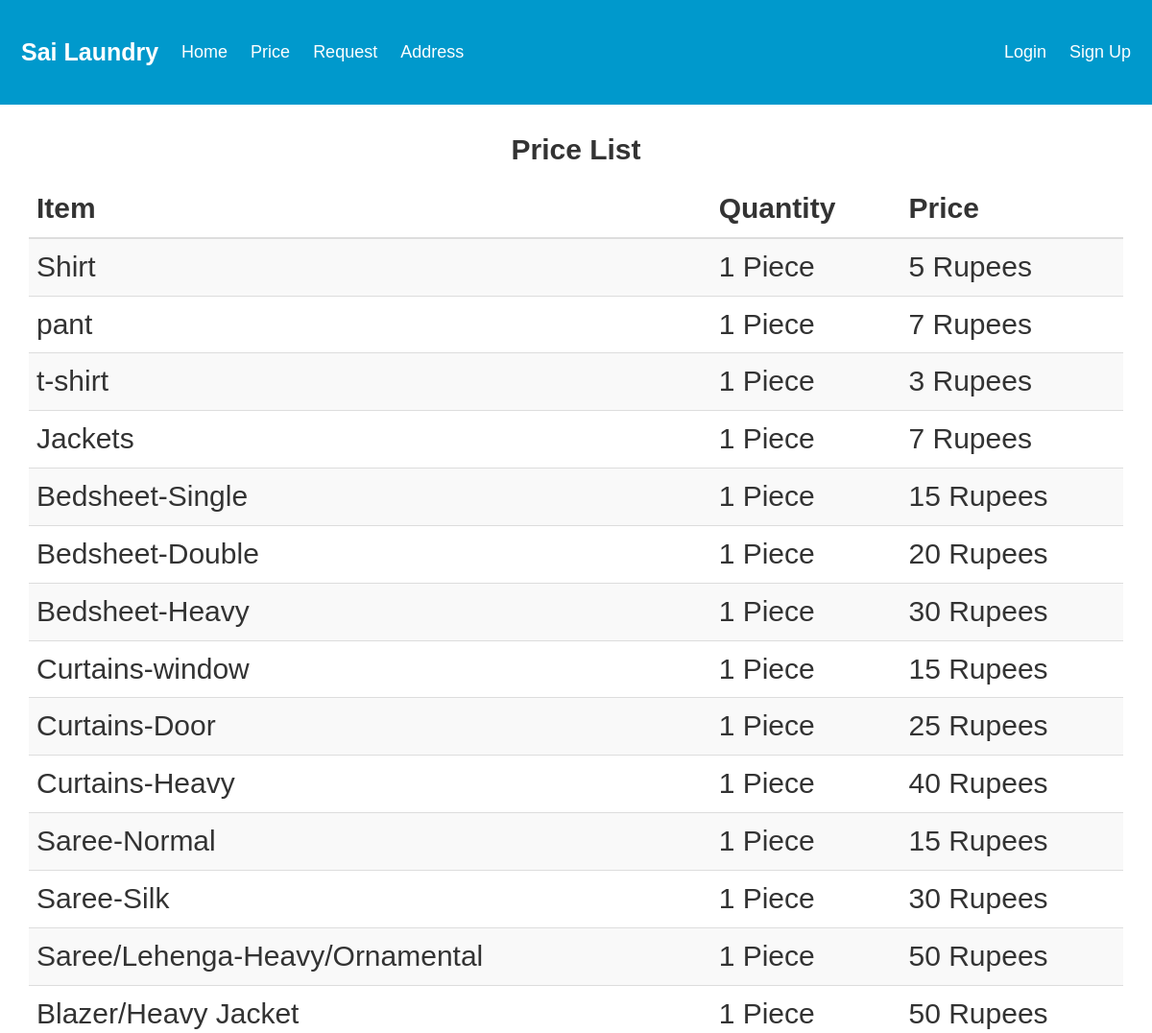
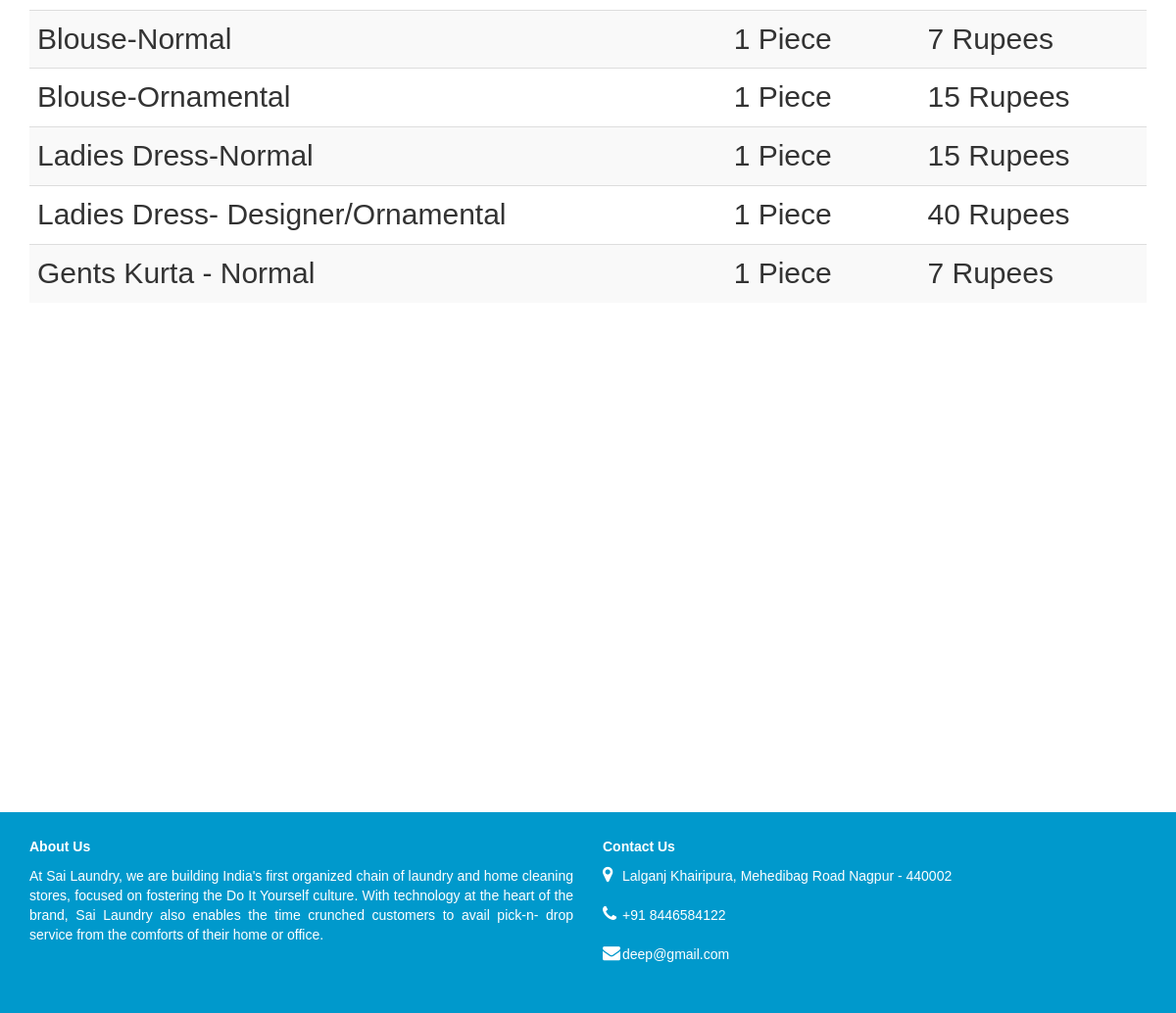
The page /price/ on the database its author committed (2 pictures, top to bottom).
### rateboard/models.py (models this page shows, shortened)
class Rates(models.Model):
	item_name 	= models.CharField(max_length = 50)
	piece 		= models.IntegerField(default = 1)
	rate 		= models.IntegerField(default = 0)

### rateboard/views.py (the view)
# urls.py: path('price/', show_rate_board, name = "price"),
def show_rate_board(request, *args, **kwargs):
	customer_name = 'blank'
	is_login = request.session.get('is_login', False)
	if is_login:
		customer_id = request.session.get('customer_id')
		customer_obj = Customer.objects.get(pk = customer_id)
		customer_name = customer_obj.name
	items_info = Rates.objects.all()
	context = {
		"items_info": items_info,
		"is_login": is_login,
		"customer_name": customer_name,
	}
	return render(request, "price.html", context)

### templates/price.html
{% extends 'base.html' %}
{% block content %}
<div class="container-fluid" style="margin-top:100px;padding:15px 15px 500px;font-size:30px">
  <center><p><b>Price List</b></p></center>
  <div class="container">
    <table class="table table-striped">
    <thead>
      <tr>
        <th>Item</th>
        <th>Quantity</th>
        <th>Price</th>
      </tr>
    </thead>
    <tbody>
      {% for item in items_info %}
        <tr>
          <td>{{ item.item_name }}</td>
          <td>{{ item.piece }} Piece</td>
          <td>{{ item.rate }} Rupees</td>
        </tr>
      {% endfor %}
    </tbody>
  </table>
  </div>
</div>
{% endblock %}

### templates/base.html (shortened to what this page needs)
{% load static from staticfiles %}
<!DOCTYPE html>
<html>
<head>
<link rel="stylesheet" href="https://maxcdn.bootstrapcdn.com/bootstrap/3.4.0/css/bootstrap.min.css">
<link rel="stylesheet" type="text/css" href="{% static 'css/my_navbar.css' %}" />
<link rel="stylesheet" type="text/css" href="{% static 'css/block_btn.css' %}" />
<link rel="stylesheet" href="https://cdnjs.cloudflare.com/ajax/libs/font-awesome/4.7.0/css/font-awesome.min.css">
</head>
<body>
<div id="mynavbar">
  <div id="mynavbar-left">
    <a href="#default" id="mylogo">Sai Laundry</a>
  </div>
  <div id="mynavbar-center">
    <a href="/">Home</a>
    <a href="/price">Price</a>
    <a href="/request">Request</a>
    <a href="/address">Address</a>
  </div>
  {% if is_login %}
    <div id="mynavbar-right">
      <a>hi {{ customer_name }}</a>
    </div>
  {% else %}
    <div id="mynavbar-right">
      <a href="/customer_login">Login</a>
      <a href="/customer_registration">Sign Up</a>
    </div>
  {% endif %}
</div>
{% block content %}{% endblock %}
<div class="myabout container-fluid">
  <div class="container">
    <div class="row">
      <div class="col-sm-6">
        <p><b>About Us</b></p>
        <div class="justify">
          <p>At Sai Laundry, we are building India's first organized chain of laundry and home cleaning stores, focused on fostering the Do It Yourself culture. With technology at the heart of the brand, Sai Laundry also enables the time crunched customers to avail pick-n- drop service from the comforts of their home or office.</p>
        </div>
      </div>
      <div class="col-sm-6">
        <p><b>Contact Us</b></p>
        <div id="contact-info">
          <div style="width: 20px">
            <i class="fa fa-map-marker" style="font-size:18px;color:white"></i>
          </div>
          <div>
            Lalganj Khairipura, Mehedibag Road Nagpur - 440002
          </div>
        </div>
        <br>
        <div id="contact-info">
          <div style="width: 20px">
            <i class="fa fa-phone" style="font-size:18px;color:white"></i>
          </div>
          <div>
            +91 8446584122
          </div>
        </div>
        <br>
        <div id="contact-info">
          <div style="width: 20px">
            <i class="fa fa-envelope" style="font-size:18px;color:white"></i>
          </div>
          <div>
            deep@gmail.com
          </div>
        </div>
      </div>
    </div>
  </div>
</div>
</body>
</html>

### assets/css/my_navbar.css (style rules this page uses)
#mynavbar { overflow: hidden; background-color: #0099cc; padding: 90px 10px; transition: 0.4s; position: fixed; width: 100%; top: 0; z-index: 99; }
#mynavbar a { float: left; color: white; text-align: center; padding: 12px; text-decoration: none; font-size: 18px; line-height: 25px; border-radius: 4px; }
#mynavbar #mylogo { font-size: 35px; font-weight: bold; transition: 0.4s; }
#mynavbar-left { float: left; }
#mynavbar-center { float: center; }
#mynavbar-right { float: right; }

### templates/base.html (style rules this page uses)
* { box-sizing: border-box; }
body { margin: 0; font-family: Arial, Helvetica, sans-serif; }
#contact-info { display: flex; }
.justify { text-align: justify; text-justify: inter-word; }
.myabout { background-color: #0099cc; padding-top: 25px; padding-right: 25px; padding-bottom: 50px; color: white }

### rows shown on the page
Rates: item_name "Shirt", piece "1", rate "5"
Rates: item_name "pant", piece "1", rate "7"
Rates: item_name "t-shirt", piece "1", rate "3"
Rates: item_name "Jackets", piece "1", rate "7"
Rates: item_name "Bedsheet-Single", piece "1", rate "15"
Rates: item_name "Bedsheet-Double", piece "1", rate "20"
Rates: item_name "Bedsheet-Heavy", piece "1", rate "30"
Rates: item_name "Curtains-window", piece "1", rate "15"
Rates: item_name "Curtains-Door", piece "1", rate "25"
Rates: item_name "Curtains-Heavy", piece "1", rate "40"
Rates: item_name "Saree-Normal", piece "1", rate "15"
Rates: item_name "Saree-Silk", piece "1", rate "30"
Rates: item_name "Saree/Lehenga-Heavy/Ornamental", piece "1", rate "50"
Rates: item_name "Blazer/Heavy Jacket", piece "1", rate "50"
Rates: item_name "Blouse-Normal", piece "1", rate "7"
Rates: item_name "Blouse-Ornamental", piece "1", rate "15"
Rates: item_name "Ladies Dress-Normal", piece "1", rate "15"
Rates: item_name "Ladies Dress- Designer/Ornamental", piece "1", rate "40"
Rates: item_name "Gents Kurta - Normal", piece "1", rate "7"
